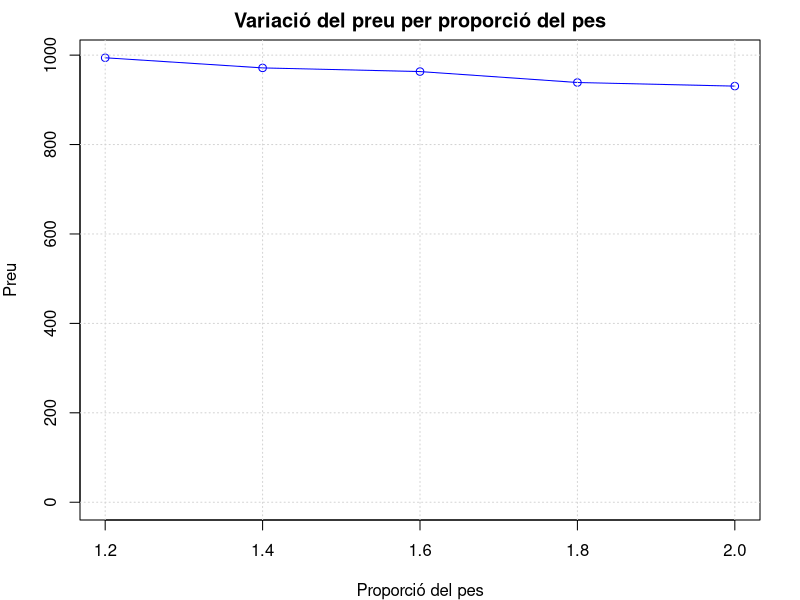
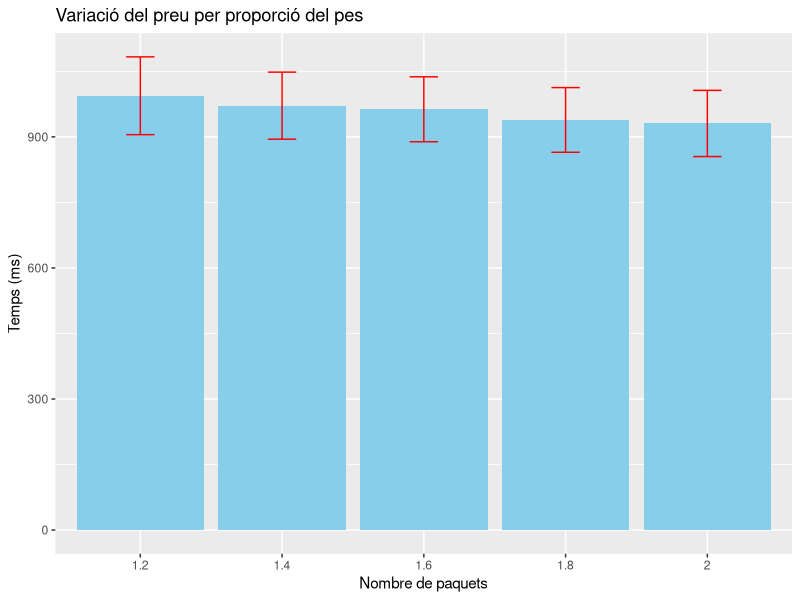
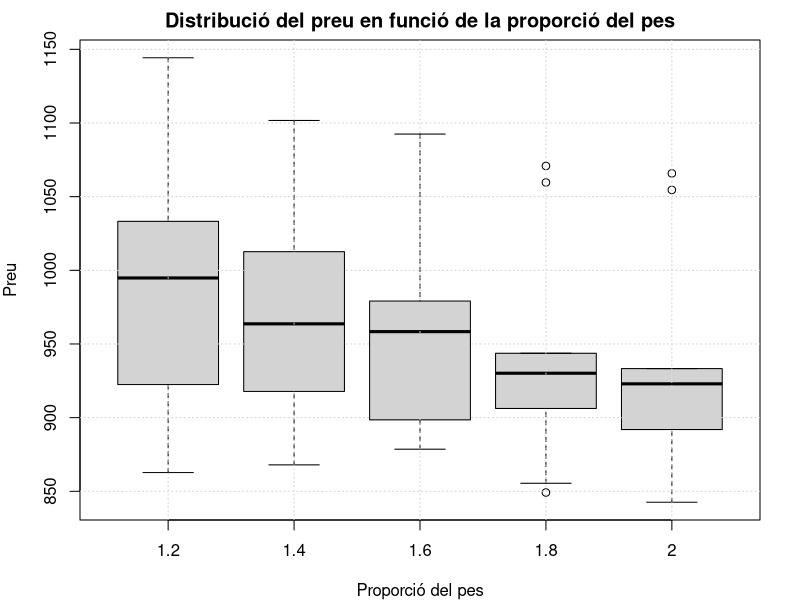

Generate these figures, in order, with R:
# Dades
data <- read.csv("exp5.csv", sep = ";")
# Seleccionar columnes dels temps per paquets
temps <- data[, c("X1.2", "X1.4", "X1.6", "X1.8", "X2.0")]

# Estadístiques bàsiques: mitjana i desviació estàndard
mean_times <- colMeans(temps)
sd_times <- apply(temps, 2, sd)
cv_times <- sd_times / mean_times

str(mean_times)  # Comprova l'estructura de mean_times
print(names(mean_times))
names(mean_times) <- c(1.2, 1.4, 1.6, 1.8, 2.0)

# Reduir les marges del gràfic
par(mar=c(4, 4, 2, 2))

# 1. Gràfic de línies per mostrar la mitjana del temps d'execució
plot(names(mean_times), mean_times, type="o", col="blue",
     xlab="Proporció del pes", ylab="Preu",
     main="Variació del preu per proporció del pes",
     ylim=c(0, max(mean_times)))
grid()

# 2. Gràfic de barres amb barres d'error (error bars)
library(ggplot2)
temps_means <- data.frame(Paquets=names(mean_times), Mitjana=mean_times, SD=sd_times)
ggplot(temps_means, aes(x=Paquets, y=Mitjana)) +
  geom_bar(stat="identity", fill="skyblue") +
  geom_errorbar(aes(ymin=Mitjana-SD, ymax=Mitjana+SD), width=0.2, color="red") +
  labs(title="Variació del preu per proporció del pes", x="Nombre de paquets", y="Temps (ms)")

# 3. Boxplot per comparar la distribució de temps d'execució per cada nombre de paquets
boxplot(temps, names=names(mean_times), xlab="Proporció del pes", ylab="Preu",
        main="Distribució del preu en funció de la proporció del pes")
grid()

# 4. Mostra les estadístiques
mean_times
sd_times
cv_times
